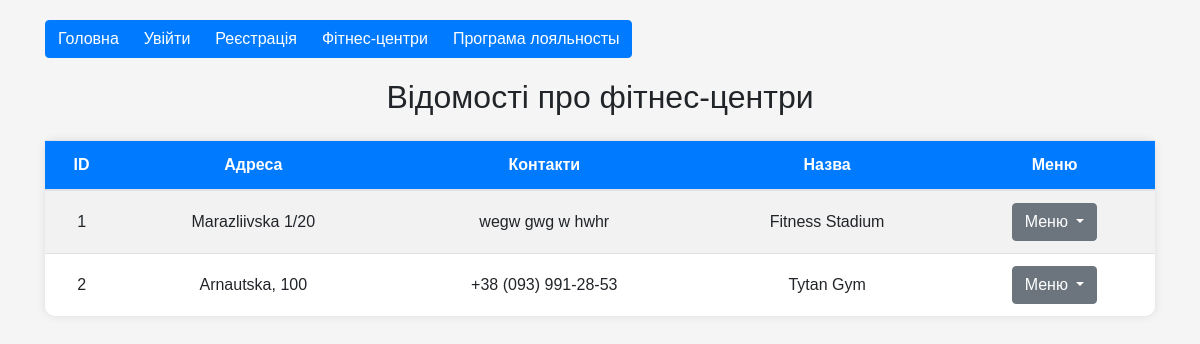
Before: /fitness_center with the older database file.
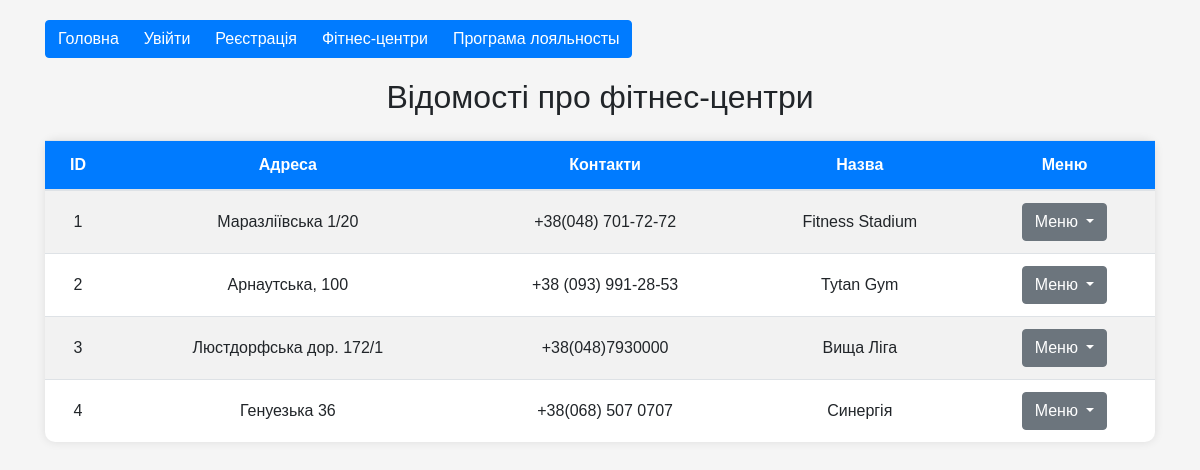
After: the same page with the newer database file.
### tables this page shows
CREATE TABLE gym (id INTEGER NOT NULL UNIQUE, adress TEXT NOT NULL, contacts TEXT NOT NULL, name TEXT NOT NULL UNIQUE, PRIMARY KEY (id AUTOINCREMENT));

### app.py (the view)
@app.route('/fitness_center', methods=['GET'])
def fitness_centers():
    with SQLiteDatabase('DB.db') as db:
        res = db.select_method("gym")
        return render_template('fitness_center.html', centers=res)

### app.py (called while the page is built)
def dict_factory(cursor, row):
    d = {}
    for idx, col in enumerate(cursor.description):
        d[col[0]] = row[idx]
    return d

    def __enter__(self):
        self.connection = sqlite3.connect(self.db_path)
        self.connection.row_factory = dict_factory
        return self

    def __exit__(self, exc_type, exc_val, exc_tb):
        if self.connection:
            self.connection.close()

### templates/fitness_center.html (shortened to what this page needs)
<!DOCTYPE html>
<html lang="uk">
<head>
    <link href="https://stackpath.bootstrapcdn.com/bootstrap/4.5.2/css/bootstrap.min.css" rel="stylesheet">
</head>
<body>
<div class="container">
    <div class="btn-group" role="group" aria-label="Basic example">
        <a href="/" class="btn btn-primary">Головна</a>
        <a href="/login" class="btn btn-primary">Увійти</a>
        <a href="/register" class="btn btn-primary">Реєстрація</a>
        <a href="/fitness_center" class="btn btn-primary">Фітнес-центри</a>
        <a href="/" class="btn btn-primary">Програма лояльносты</a>
    </div>
    <h2 class="text-center mb-4">Відомості про фітнес-центри</h2>
    <table class="table table-striped">
        <thead>
        <tr>
            <th>ID</th>
            <th>Адреса</th>
            <th>Контакти</th>
            <th>Назва</th>
            <th>Меню</th>
        </tr>
        </thead>
        <tbody>
        {% for center in centers %}
        <tr>
            <td>{{ center.id }}</td>
            <td>{{ center.adress }}</td>
            <td>{{ center.contacts }}</td>
            <td>{{ center.name }}</td>
            <td>
                <div class="dropdown">
                    <button class="btn btn-secondary dropdown-toggle" type="button" id="dropdownMenuButton{{ center.id }}" data-toggle="dropdown" aria-haspopup="true" aria-expanded="false">
                        Меню
                    </button>
                </div>
            </td>
        </tr>
        {% endfor %}
        </tbody>
    </table>
</div>
</body>
</html>

Changed rows visible on the page:
changed gym "Fitness Stadium": adress "Marazliivska 1/20" → "Маразліївська 1/20"; contacts "wegw gwg w hwhr" → "+38(048) 701-72-72"
changed gym "Tytan Gym": adress "Arnautska, 100" → "Арнаутська, 100"
added gym: id "3", adress "Люстдорфська дор. 172/1", contacts "+38(048)7930000", name "Вища Ліга"
added gym: id "4", adress "Генуезька 36", contacts "+38(068) 507 0707", name "Синергія"
